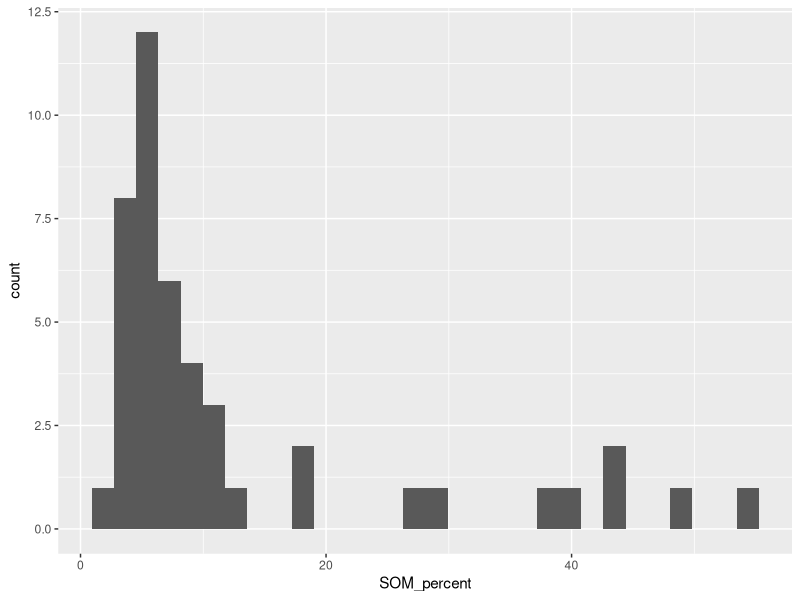
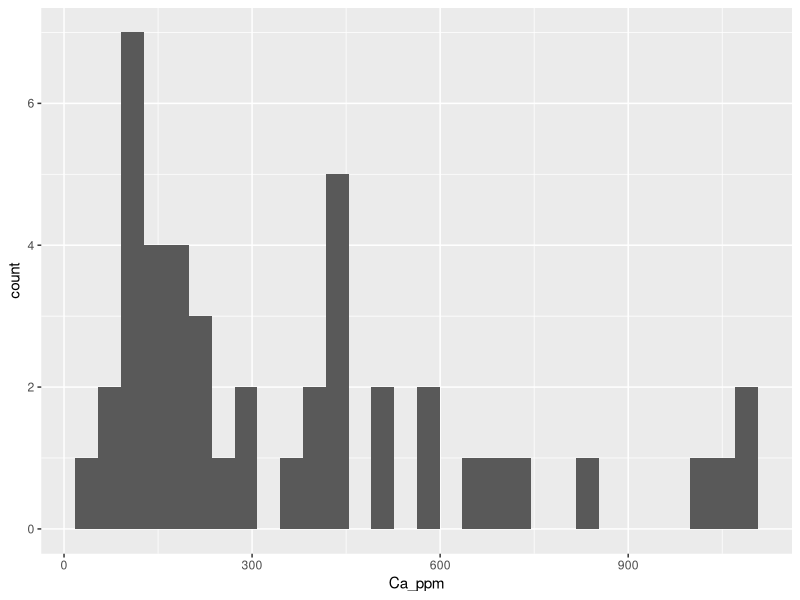
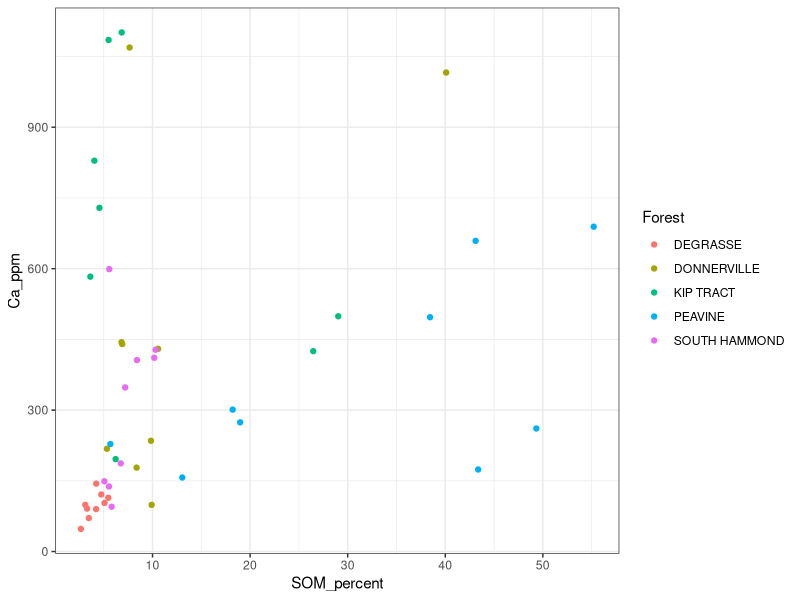
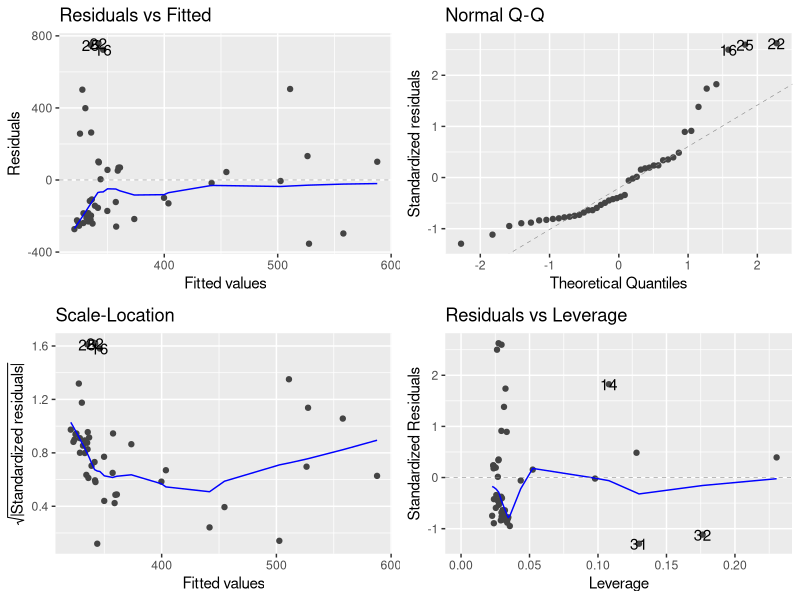
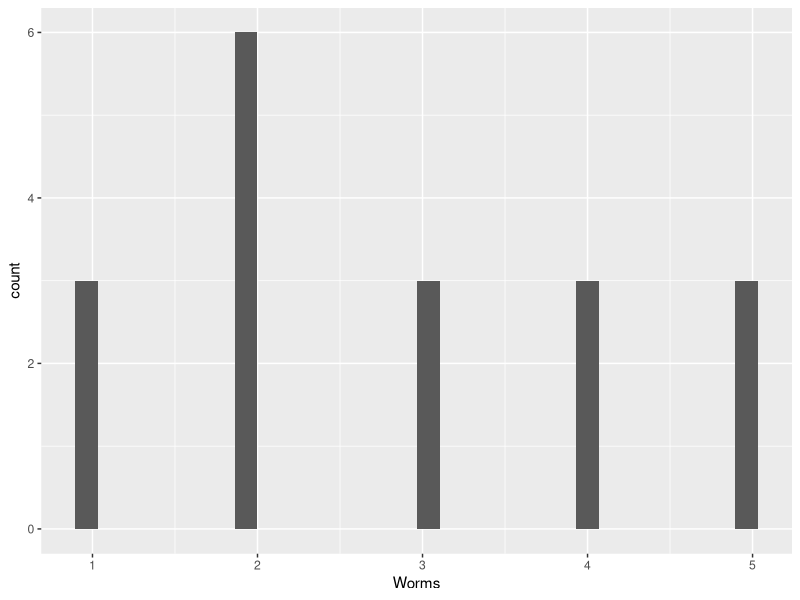
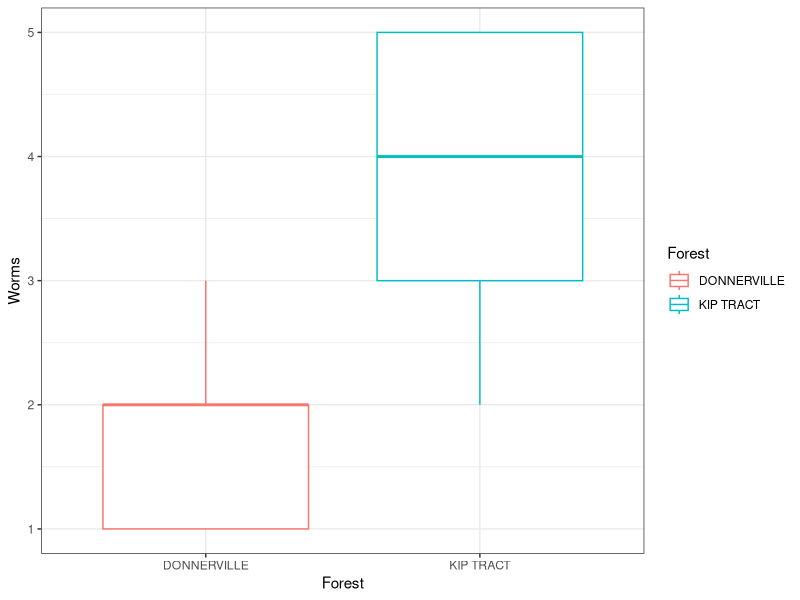
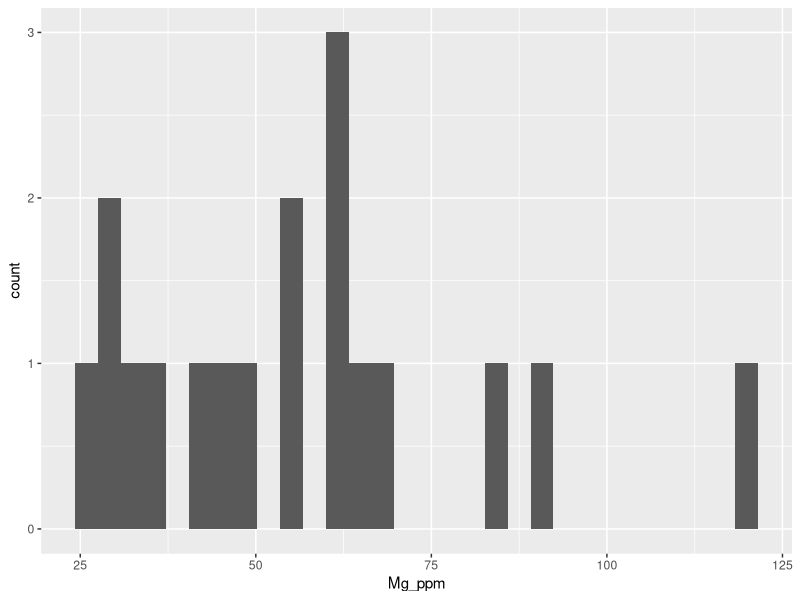
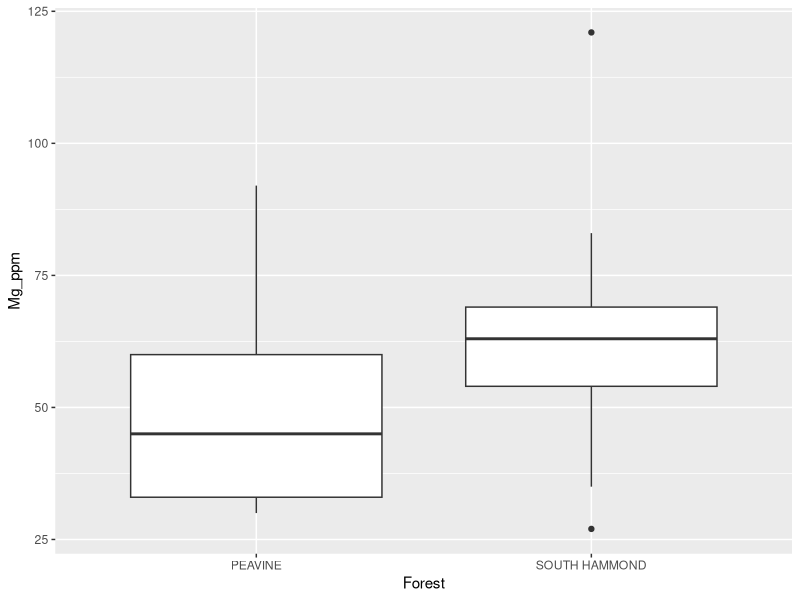

The R script that drew these images, in order:
## ---- chunk 1
rm(list = ls())
library(here)
library(tidyverse)
library(ggfortify)
## ---- chunk 2
soil <- read.csv(here("Data", "soil_reduced-1.csv"), stringsAsFactors = TRUE)
## ---- chunk 3
levels(soil$Forest) #5 levels, looks good! 
## ---- chunk 4
ggplot(soil, aes(x = SOM_percent)) +
  geom_histogram() #not one lone outlier, seems ok
## ---- chunk 5
ggplot(soil, aes(x = Ca_ppm)) +
  geom_histogram() #looks reasonable
## ---- chunk 6
summary(soil) #pay attention to where max is wayyy higher than mean
## ---- chunk 7
ggplot(soil, aes(x = SOM_percent, y = Ca_ppm, color = Forest)) +
  geom_point() +
  theme_bw()
## ---- chunk 8
SOM_Ca_mod <- lm(Ca_ppm ~ SOM_percent, soil)
## ---- chunk 9
autoplot(SOM_Ca_mod) 

#normal Q-Q plot shows that most of the data points fit normal dist
#Residuals vs fitted shows that variance of residuals is kinda unequal (drop in line at low values, rather than straight line)
## ---- chunk 10
anova(SOM_Ca_mod) #asking for standard output of an anova, not calculating an anova  
## ---- chunk 11
summary(SOM_Ca_mod) #estimates intercept as 307 and slope as 5 - different from what we guessed 
#R squared = 0.05 - only 5% of variation in calcium can be explained by abundance of SOM (even if it was significant relationship)
## ---- chunk 12
worms <- soil %>% 
  filter(Forest == "DONNERVILLE" | Forest == "KIP TRACT")
## ---- chunk 13
ggplot(worms, aes(x = Worms)) +
  geom_histogram()
  #nothing looks suspicious  
## ---- chunk 14
ggplot(worms, aes(x = Forest, y = Worms, color = Forest)) +
  geom_boxplot() +
  theme_bw() 
## ---- chunk 15
worms.mat <- xtabs(Worms ~ Forest,
                  data = worms)
## ---- chunk 16
worms.chi <- chisq.test(worms.mat) #small p-value!
## ---- chunk 17
worms.chi #I can see that the p value is small, so I will reject the null hypothesis
## ---- chunk 18
mg <- soil %>% filter(Forest == "PEAVINE" | Forest == "SOUTH HAMMOND")
## ---- chunk 19
ggplot(mg, aes(x = Mg_ppm)) +
  geom_histogram() #this looks fairly reasonable, could be an outlier but nothing too extreme 
## ---- chunk 20
ggplot(mg, aes(x = Forest, y = Mg_ppm)) +
  geom_boxplot()
## ---- chunk 21
t.test(Mg_ppm ~ Forest, data = mg) #large p-value! The level of Mg in the soil is not significantly different between the two locations. 
## ---- chunk 22
ggplot(soil, aes(x = Zn_ppm)) +
  geom_histogram() #there is a wide range in the data but nothing that makes me uncomfortable given that there is not one lone outlier
## ---- chunk 23
ggplot(soil, aes(x = Forest, y = Zn_ppm)) +
  geom_boxplot() #looks like there are some differences, and could be an outlier in degrasse because the highest value is way larger than the mean
## ---- chunk 24
model_zn <- lm(Zn_ppm ~ Forest, data = soil)
## ---- chunk 25
autoplot(model_zn)  
#normal Q-Q plotL shows that most of the data points fit normal dist, with some larger values falling away from the pattern
#Residuals vs fitted: shows that variance of residuals is fairly equal (slight drop off in line at higher values, rather than straight line)
## ---- chunk 26
anova(model_zn) #large p-value, so I accept my null hypothesis
## ---- chunk 27
summary(model_zn)
